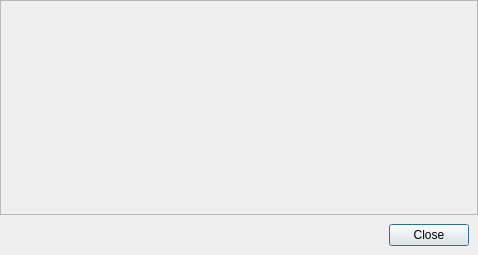
<?xml version="1.0" encoding="UTF-8"?>
<ui version="4.0">
 <class>SystemInfoDialog</class>
 <widget class="QDialog" name="SystemInfoDialog">
  <property name="geometry">
   <rect>
    <x>0</x>
    <y>0</y>
    <width>478</width>
    <height>255</height>
   </rect>
  </property>
  <property name="windowTitle">
   <string>System Information</string>
  </property>
  <layout class="QVBoxLayout" name="verticalLayout_3">
   <property name="spacing">
    <number>0</number>
   </property>
   <property name="leftMargin">
    <number>0</number>
   </property>
   <property name="topMargin">
    <number>0</number>
   </property>
   <property name="rightMargin">
    <number>0</number>
   </property>
   <property name="bottomMargin">
    <number>0</number>
   </property>
   <item>
    <widget class="QScrollArea" name="scrollArea">
     <property name="sizePolicy">
      <sizepolicy hsizetype="Expanding" vsizetype="Expanding">
       <horstretch>0</horstretch>
       <verstretch>0</verstretch>
      </sizepolicy>
     </property>
     <property name="widgetResizable">
      <bool>true</bool>
     </property>
     <widget class="QWidget" name="scrollAreaWidgetContents">
      <property name="geometry">
       <rect>
        <x>0</x>
        <y>0</y>
        <width>476</width>
        <height>212</height>
       </rect>
      </property>
      <property name="sizePolicy">
       <sizepolicy hsizetype="Expanding" vsizetype="Expanding">
        <horstretch>0</horstretch>
        <verstretch>0</verstretch>
       </sizepolicy>
      </property>
      <layout class="QVBoxLayout" name="verticalLayout">
       <property name="topMargin">
        <number>2</number>
       </property>
       <property name="bottomMargin">
        <number>2</number>
       </property>
       <item>
        <widget class="QLabel" name="queryOutput">
         <property name="sizePolicy">
          <sizepolicy hsizetype="Expanding" vsizetype="Expanding">
           <horstretch>0</horstretch>
           <verstretch>0</verstretch>
          </sizepolicy>
         </property>
         <property name="text">
          <string/>
         </property>
         <property name="alignment">
          <set>Qt::AlignLeading|Qt::AlignLeft|Qt::AlignTop</set>
         </property>
        </widget>
       </item>
      </layout>
     </widget>
    </widget>
   </item>
   <item>
    <widget class="QWidget" name="widget" native="true">
     <property name="sizePolicy">
      <sizepolicy hsizetype="Expanding" vsizetype="Minimum">
       <horstretch>0</horstretch>
       <verstretch>0</verstretch>
      </sizepolicy>
     </property>
     <layout class="QHBoxLayout" name="horizontalLayout">
      <item>
       <spacer name="horizontalSpacer">
        <property name="orientation">
         <enum>Qt::Horizontal</enum>
        </property>
        <property name="sizeHint" stdset="0">
         <size>
          <width>40</width>
          <height>20</height>
         </size>
        </property>
       </spacer>
      </item>
      <item>
       <widget class="QPushButton" name="closeButton">
        <property name="text">
         <string>Close</string>
        </property>
       </widget>
      </item>
     </layout>
    </widget>
   </item>
  </layout>
 </widget>
 <resources/>
 <connections>
  <connection>
   <sender>closeButton</sender>
   <signal>clicked()</signal>
   <receiver>SystemInfoDialog</receiver>
   <slot>close()</slot>
   <hints>
    <hint type="sourcelabel">
     <x>382</x>
     <y>284</y>
    </hint>
    <hint type="destinationlabel">
     <x>213</x>
     <y>152</y>
    </hint>
   </hints>
  </connection>
 </connections>
</ui>
